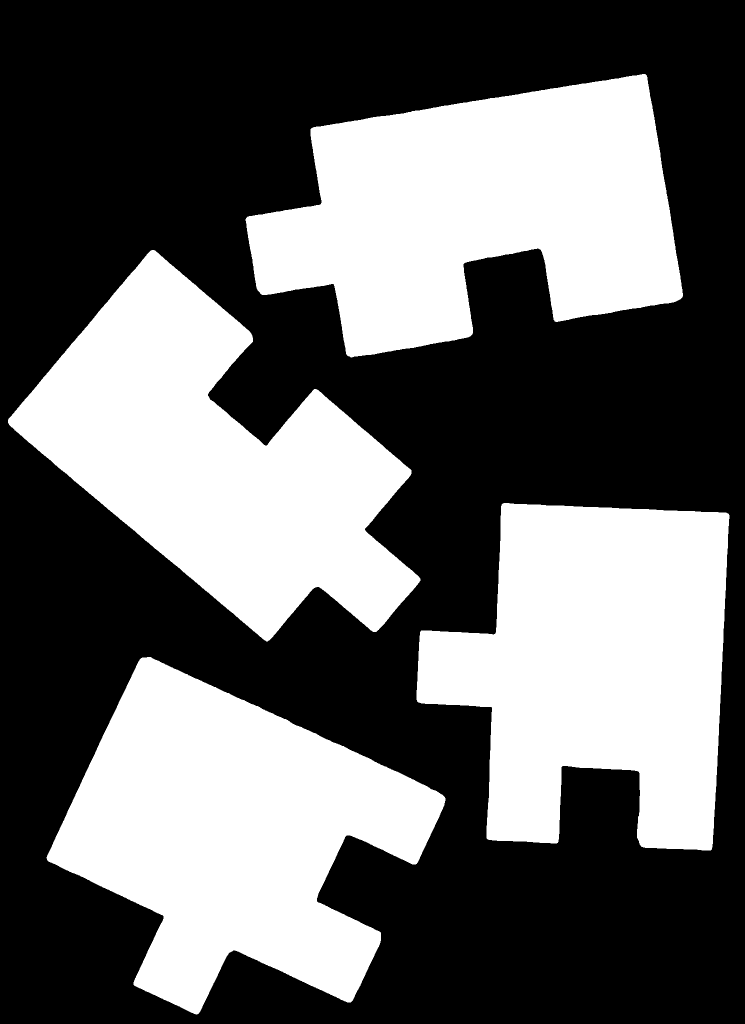
#> input picture simple_bw_filled.png, 1489 x 2048 px (shown at 1/2 size)
$ python diagnose_preprocessing.py --image simple_bw_filled.png
#> lines starting #> are read from the running program, lines starting #| are printed output that depends on the picture; after the words box and inside, x2 and y2 are one past the last pixel; in counts of white or black regions, pixels touching at a corner belong together
### Puzzle/Extractor.py
import os

import cv2
import numpy as np
import config

from Img.GreenScreen import remove_background
from Img.filters import export_contours_without_colormatching

# [8 lines left out: function show_image, not called in this run]


class Extractor:
    """
    Preprocessing + piece extraction for puzzle images.
    Pipeline idea:
      1) Optional green-screen removal
      2) Try simple Otsu threshold (fast path)
      3) If that fails, use robust preprocessing + watershed
      4) Filter contours by area and export pieces
    """

    def __init__(self, path, viewer=None, green_screen=False, factor=0.84):
        self.path = path
        self.viewer = viewer
        self.green_ = green_screen
        self.img = cv2.imread(self.path, cv2.IMREAD_COLOR)
        self.img_bw = None
        self.kernel_ = cv2.getStructuringElement(cv2.MORPH_RECT, (3, 3))
        self.temp_dir = os.environ.get("ZOLVER_TEMP_DIR", ".")
        self.factor = factor

        if self.green_:
            self._apply_green_screen()

        if self.img_bw is None:
            # default grayscale
            self.img_bw = cv2.imread(self.path, cv2.IMREAD_GRAYSCALE)

    # ------------------------------------------------------------------
    # Utility
    # ------------------------------------------------------------------

    def log(self, *args):
        msg = " ".join(map(str, args))
        print(msg)
        if self.viewer:
            self.viewer.addLog(msg)

    def _save_temp(self, filename, img):
        try:
            config.save_debug_img(os.path.join(self.temp_dir, filename), img)
        except Exception as e:
            print("Failed to write temp image:", filename, e)

    # ------------------------------------------------------------------
    # Public API
    # ------------------------------------------------------------------

    def extract(self):
        """
        Main entry point:
          - choose segmentation strategy
          - optional watershed separation
          - final contour filtering + export
        """
        self.log(">>> START preprocessing")

        used_simple = False
        backup_bw = None

        if not self.green_:
            used_simple = self.simple_piece_threshold(min_pieces=2, max_pieces=10)
            self.log("Using simple threshold segmentation (no watershed).")

        else:
            # green-screen: we already have a fairly clean mask, just clean & separate
            self._basic_morphology()
            backup_bw = self.img_bw.copy()

        if config.DEBUG_SHOW_DIAGRAMS == 1:
            show_image(self.img_bw, "final_bw_before_fallback")

        # 2) contours from current mask
        contours, _ = cv2.findContours(self.img_bw, cv2.RETR_EXTERNAL, cv2.CHAIN_APPROX_NONE)
        self.log("Found nb pieces:", len(contours))

        # 3) Fallback only if we did not use simple-threshold path
        if not used_simple and backup_bw is not None and len(contours) < 3:
            self.log("Too few pieces, using Otsu fallback segmentation.")
            self.img_bw = self._otsu_cleanup(backup_bw)
            contours, _ = cv2.findContours(
                self.img_bw, cv2.RETR_EXTERNAL, cv2.CHAIN_APPROX_NONE
            )
            self.log("Found nb pieces after fallback:", len(contours))

        # 4) Filter contours by area
        contours = self._filter_contours_by_area(contours, min_ratio=0.33)
        self.log("Found nb pieces after removing small ones:", len(contours))

        # nothing useful -> abort
        if not contours:
            self.log("No valid pieces found.")
            return None

        # debug / viewer output
        self._save_temp("binarized_threshold_final.png", self.img_bw)
        if self.viewer is not None:
            self.viewer.addImage(
                "Binarized threshold",
                os.path.join(self.temp_dir, "binarized_threshold_final.png"),
            )

        if config.DEBUG_FILE_OUTPUT == 1:
            debug = np.zeros_like(self.img_bw)
            cv2.drawContours(debug, contours, -1, 255, 1)
            self._save_temp("contours_debug.png", debug)
            if config.DEBUG_SHOW_DIAGRAMS == 1:
                show_image(debug, "final_contours")

        self.log(">>> START contour/corner detection")
        puzzle_pieces = export_contours_without_colormatching(
            self.img,
            self.img_bw,
            contours,
            os.path.join(self.temp_dir, "contours.png"),
            5,
            viewer=self.viewer,
            green=self.green_,
        )
        return puzzle_pieces

    # ------------------------------------------------------------------
    # Green-screen handling
    # ------------------------------------------------------------------

    # [50 lines left out: functions _apply_green_screen, _basic_morphology, _otsu_cleanup, not called in this run]

    # ------------------------------------------------------------------
    # Simple threshold fast-path
    # ------------------------------------------------------------------

    def simple_piece_threshold(self, min_pieces=2, max_pieces=200):
        eps_mulitplicator = 0.0001 # Value from 0.0000.. to 0.15 ; Defines how round the borders can be (higher is more straight)

        gray = cv2.cvtColor(self.img, cv2.COLOR_BGR2GRAY)

        # --- 1. Reflection suppression ---
        gray = cv2.medianBlur(gray, 5)
        gray = cv2.bilateralFilter(gray, d=9, sigmaColor=75, sigmaSpace=75)

        # Clip top highlights
        high = np.percentile(gray, 98)
        gray = np.clip(gray, 0, high).astype(np.uint8)

        # Optional gamma compression (further reduces bright glare)
        gray = np.power(gray / 255.0, 0.8)
        gray = (gray * 255).astype(np.uint8)

        # --- 2. Threshold ---
        _, bw = cv2.threshold(gray, 0, 255, cv2.THRESH_BINARY_INV + cv2.THRESH_OTSU)

        # --- 3. Morphological smoothing ---
        kernel_close = cv2.getStructuringElement(cv2.MORPH_ELLIPSE, (7, 7))
        kernel_open = cv2.getStructuringElement(cv2.MORPH_ELLIPSE, (5, 5))

        bw = cv2.morphologyEx(bw, cv2.MORPH_CLOSE, kernel_close, iterations=2)
        bw = cv2.morphologyEx(bw, cv2.MORPH_OPEN, kernel_open, iterations=1)

        # Optional: Gaussian blur + rethreshold to smooth jaggies
        bw = cv2.GaussianBlur(bw, (5, 5), 0)
        _, bw = cv2.threshold(bw, 128, 255, cv2.THRESH_BINARY)

        self._save_temp("simple_bw_raw.png", bw)

        # --- 4. Contours ---
        contours, _ = cv2.findContours(bw, cv2.RETR_EXTERNAL, cv2.CHAIN_APPROX_SIMPLE)
        if not contours:
            return False

        contours = sorted(contours, key=cv2.contourArea, reverse=True)
        max_area = cv2.contourArea(contours[0])
        area_thr = max_area * 0.05
        good_contours = [c for c in contours if cv2.contourArea(c) > area_thr]

        n = len(good_contours)
        self.log(f"simple_piece_threshold: {n} große Konturen gefunden")

        if not (min_pieces <= n <= max_pieces):
            return False

        # --- 5. Fill + contour smoothing ---
        filled = np.zeros_like(bw)
        cv2.drawContours(filled, good_contours, -1, 255, thickness=cv2.FILLED)

        # Light blur + rethreshold to smooth inside edges
        filled = cv2.GaussianBlur(filled, (5, 5), 0)
        _, filled = cv2.threshold(filled, 128, 255, cv2.THRESH_BINARY)

        # --- 6. Geometric smoothing of contours ---
        smooth_contours = []
        for c in good_contours:
            # Increase eps for smoother outline
            eps = eps_mulitplicator * cv2.arcLength(c, True)
            smooth = cv2.approxPolyDP(c, eps, True)
            smooth_contours.append(smooth)
        good_contours = smooth_contours

        # Redraw final mask from smoothed contours
        self.img_bw = np.zeros_like(bw)
        cv2.drawContours(self.img_bw, good_contours, -1, 255, thickness=cv2.FILLED)

        self._save_temp("simple_bw_filled.png", self.img_bw)
        return True


    # ------------------------------------------------------------------
    # Contour post-filtering
    # ------------------------------------------------------------------

    @staticmethod
    def _filter_contours_by_area(contours, min_ratio=0.33):
        """
        Keep only contours with area >= (min_ratio * max_area).
        """
        if not contours:
            return []

        areas = [cv2.contourArea(c) for c in contours]
        max_area = max(areas)
        thr = max_area * min_ratio
        return [c for c, a in zip(contours, areas) if a >= thr]

### diagnose_preprocessing.py
"""
Diagnosis of preprocessing issue - why pieces aren't separated
"""

import argparse
import os
import sys
import cv2
import numpy as np

THIS_DIR = os.path.dirname(os.path.abspath(__file__))
if THIS_DIR not in sys.path:
    sys.path.insert(0, THIS_DIR)

from Puzzle.Extractor import Extractor


def diagnose_preprocessing(image_path):
    """diagnose why pieces aren't being separated."""
#> called with image_path = 'simple_bw_filled.png'

    print(f"🔍 Preprocessing Diagnosis: {image_path}")
    print("=" * 80)

    temp_dir = os.path.join(os.path.dirname(__file__), "debug_preprocessing")
    os.makedirs(temp_dir, exist_ok=True)
    os.environ["ZOLVER_TEMP_DIR"] = temp_dir

    img = cv2.imread(image_path, cv2.IMREAD_COLOR)
#> img is the input picture: shape (2048, 1489, 3); 40.7% white; 4 white regions, box (x1, y1, x2, y2) and area: (491, 148, 1366, 715) 317647, (93, 1314, 891, 2029) 309695, (16, 500, 841, 1283) 308658, (833, 1006, 1459, 1701) 305314
    img_gray = cv2.cvtColor(img, cv2.COLOR_BGR2GRAY)
#> img_gray: shape (2048, 1489); 40.7% white; 4 white regions

    print(f"✓ Image size: {img.shape}")
#| ✓ Image size: (2048, 1489, 3)

    # Simulate the extractor initialization
    extractor = Extractor(image_path, green_screen=False, factor=0.84)
    bw = extractor.img_bw

    print(f"✓ Binary image from extractor:")
    unique_vals = np.unique(bw)
#> unique_vals = [0, 255]
    print(f"   - Unique values: {unique_vals}")
#|    - Unique values: [  0 255]
    print(f"   - White pixels: {np.sum(bw == 255)}")
#|    - White pixels: 1241314
    print(f"   - Black pixels: {np.sum(bw == 0)}")
#|    - Black pixels: 1808158

    # Find contours from binary
    contours_raw, _ = cv2.findContours(bw, cv2.RETR_EXTERNAL, cv2.CHAIN_APPROX_NONE)
#> contours_raw = 4 contours; box (x1, y1, x2, y2) and area: (491, 148, 1366, 715) 316248, (93, 1314, 891, 2029) 308420, (16, 500, 841, 1283) 307560, (833, 1006, 1459, 1701) 303903
    print(f"\n✓ Contours found in binary image: {len(contours_raw)}")
#| ✓ Contours found in binary image: 4

    # Check intermediate files generated by extractor
    print(f"\n📂 Checking intermediate images in {temp_dir}...")

    if os.path.exists(os.path.join(temp_dir, "simple_bw_filled.png")):
        bw_filled = cv2.imread(os.path.join(temp_dir, "simple_bw_filled.png"), cv2.IMREAD_GRAYSCALE)
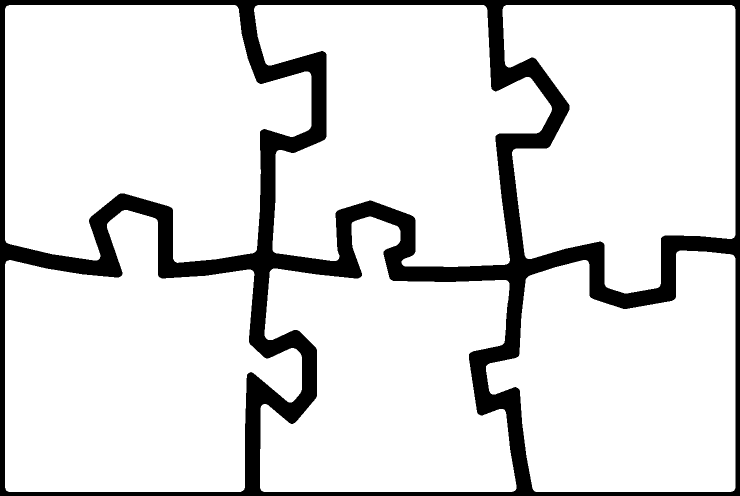
#> input picture debug_preprocessing/simple_bw_filled.png, 1480 x 992 px (shown at 1/2 size)
#> bw_filled: shape (992, 1480); 86.6% white; 1 black region
        contours_filled, _ = cv2.findContours(bw_filled, cv2.RETR_EXTERNAL, cv2.CHAIN_APPROX_NONE)
#> contours_filled = 6 contours; box (x1, y1, x2, y2) and area: (10, 10, 623, 526) 244012, (10, 420, 604, 984) 230484, (1005, 10, 1471, 587) 207160, (508, 10, 1104, 534) 205747, (520, 433, 1033, 984) 192480, (972, 501, 1471, 984) 184563
        print(f"   ✓ simple_bw_filled.png: {len(contours_filled)} contours")
#|    ✓ simple_bw_filled.png: 6 contours
        cv2.imwrite(os.path.join(temp_dir, "00_simple_bw_filled.png"), bw_filled)

    if os.path.exists(os.path.join(temp_dir, "simple_bw_raw.png")):
        bw_raw = cv2.imread(os.path.join(temp_dir, "simple_bw_raw.png"), cv2.IMREAD_GRAYSCALE)
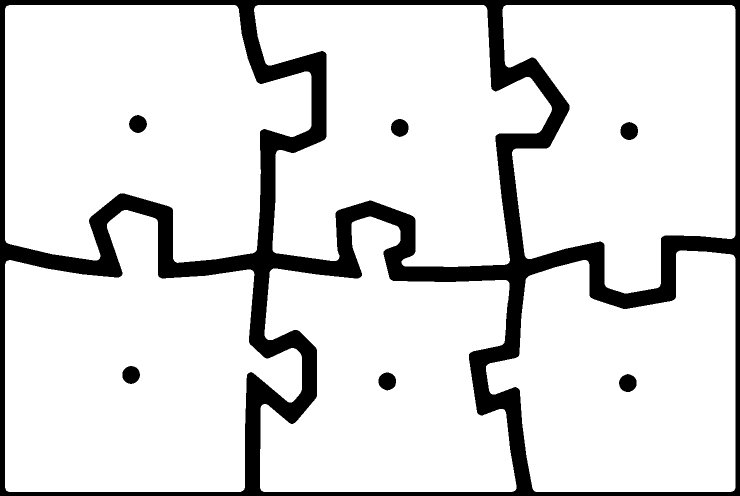
#> input picture debug_preprocessing/simple_bw_raw.png, 1480 x 992 px (shown at 1/2 size)
#> bw_raw: shape (992, 1480); 86.2% white; 7 black regions
        contours_raw_file, _ = cv2.findContours(bw_raw, cv2.RETR_EXTERNAL, cv2.CHAIN_APPROX_NONE)
#> contours_raw_file has the same summary as contours_filled
        print(f"   ✓ simple_bw_raw.png: {len(contours_raw_file)} contours")
#|    ✓ simple_bw_raw.png: 6 contours
        cv2.imwrite(os.path.join(temp_dir, "01_simple_bw_raw.png"), bw_raw)

    # Try the actual extraction
    print(f"\n[RUNNING EXTRACTION]")
    pieces = extractor.extract()
#> in simple_piece_threshold, `gray = cv2.medianBlur(gray, 5)`: gray: shape (2048, 1489); 40.7% white; 4 white regions, box (x1, y1, x2, y2) and area: (491, 148, 1366, 715) 317648, (93, 1314, 891, 2029) 309692, (16, 500, 841, 1283) 308654, (833, 1006, 1459, 1701) 305309
#> in simple_piece_threshold, `high = np.percentile(gray, 98)`: high = 255
#> in simple_piece_threshold, `bw = cv2.morphologyEx(bw, cv2.MORPH_CLOSE, kernel_close, iterations=2)`: bw: shape (2048, 1489); 59.3% white; 4 black regions, box (x1, y1, x2, y2) and area: (492, 148, 1366, 715) 317622, (94, 1314, 891, 2029) 309646, (16, 500, 840, 1283) 308641, (833, 1006, 1459, 1701) 305268
#> in simple_piece_threshold, `bw = cv2.morphologyEx(bw, cv2.MORPH_OPEN, kernel_open, iterations=1)`: bw: shape (2048, 1489); 59.3% white; 4 black regions, box (x1, y1, x2, y2) and area: (492, 148, 1366, 715) 317624, (94, 1314, 891, 2029) 309646, (16, 500, 840, 1283) 308643, (833, 1006, 1459, 1701) 305271
#> in simple_piece_threshold, `bw = cv2.GaussianBlur(bw, (5, 5), 0)`:
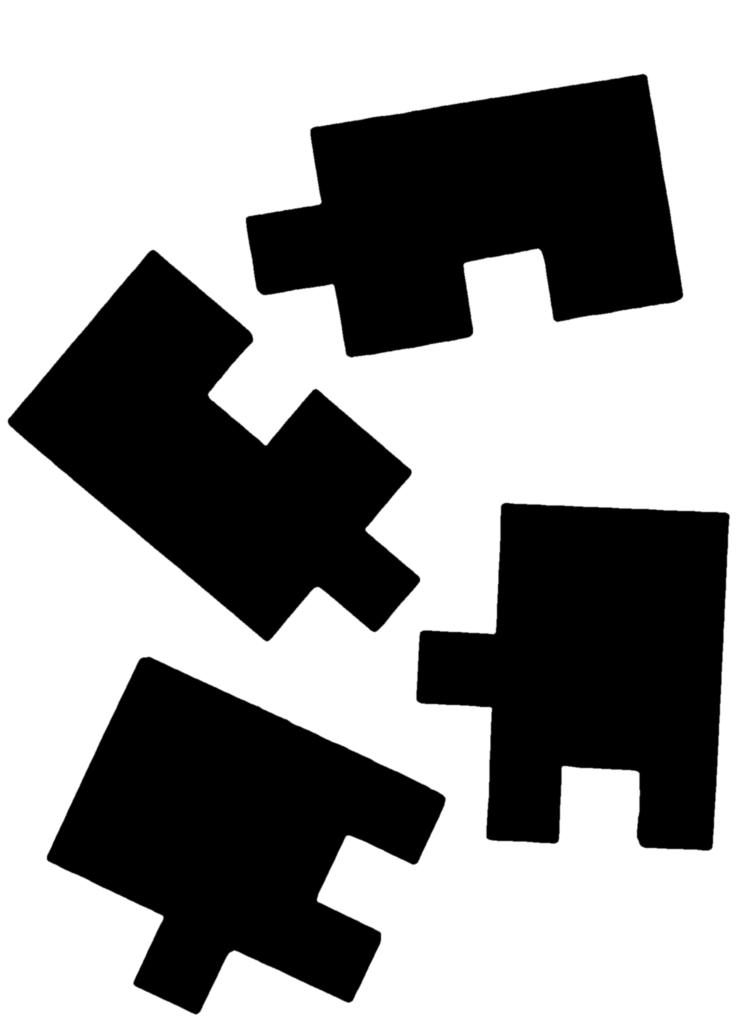
#> bw: shape (2048, 1489) (shown at 1/2 size); min 0, max 255, mean 151.2
#> in simple_piece_threshold, `_, bw = cv2.threshold(bw, 128, 255, cv2.THRESH_BINARY)`: bw: shape (2048, 1489); 59.3% white; 4 black regions
#> in simple_piece_threshold, `contours, _ = cv2.findContours(bw, cv2.RETR_EXTERNAL, cv2.CHAIN_APPROX..`: contours = [[[0, 0], [0, 2047], [1488, 2047], [1488, 0]]]
#> in simple_piece_threshold, `max_area = cv2.contourArea(contours[0])`: max_area = 3045936
#> in simple_piece_threshold, `area_thr = max_area * 0.05`: area_thr = 152296.8
#> in simple_piece_threshold, `good_contours = [c for c in contours if cv2.contourArea(c) > area_thr]`: good_contours = [[[0, 0], [0, 2047], [1488, 2047], [1488, 0]]]
#> in simple_piece_threshold, `n = len(good_contours)`: n = 1
#> in extract, `contours, _ = cv2.findContours(self.img_bw, cv2.RETR_EXTERNAL, cv2.CHA..`: contours has the same summary as contours_raw in diagnose_preprocessing
#> in _filter_contours_by_area, `areas = [cv2.contourArea(c) for c in contours]`: areas = [308420.5, 303903, 307560.5, 316248]
#> in _filter_contours_by_area, `max_area = max(areas)`: max_area = 316248
#> in _filter_contours_by_area, `thr = max_area * min_ratio`: thr = 104361.8

    if pieces:
        print(f"✓ Extracted {len(pieces)} pieces")
    else:
        print(f"❌ Extraction returned None")

    # Visualize the final binary compared to pieces found in simple_piece_threshold
    print(f"\n📊 Summary:")
    print(f"   - cv2.findContours on final binary: {len(contours_raw)} contours")
    print(f"   - simple_piece_threshold found: 6 contours (according to log)")
    print(f"   -Final extraction result: {len(pieces) if pieces else 0} pieces")

    print(f"\n💡 Diagnosis:")
    if len(contours_raw) < 6:
        print(f"   ✓ The issue is CONFIRMED: Pieces are merged in the binary image!")
        print(f"   → The pieces are either touching or preprocessingmerged them together")
        print(f"   → simple_piece_threshold handles this better by finding 6 contours")
        print(f"   → But then corner detection fails on at least one piece")


if __name__ == "__main__":
    parser = argparse.ArgumentParser(description="Diagnose preprocessing issues")
    parser.add_argument("--image", required=True, help="Path to puzzle image")
    args = parser.parse_args()

    diagnose_preprocessing(args.image)
#> (the call stopped at in extract, `puzzle_pieces = export_contours_without_colormatching( self.img, self...`: Img is not available in this run)
